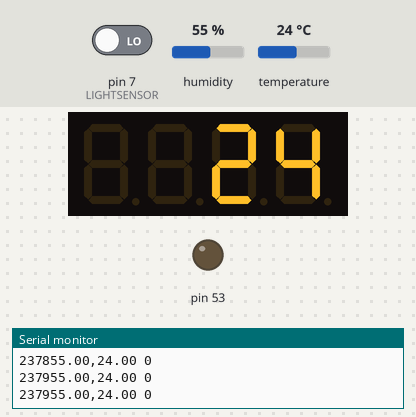
This sketch was run on a simulated Arduino Mega 2560, built with avr-gcc and run on an emulated ATmega2560. Shown: 4-digit seven-segment display, output pins drawn as LEDs (lit = HIGH), the last lines printed to the serial monitor. The inputs (shaded band) are chosen by the test bench; at power-on: temperature 24 °C, pin 7 (LIGHTSENSOR) LOW, humidity 55 %. The local clock reads 2024-03-15 10:24:30 at power-on unless the sketch sets it; storage starts empty.

Above: at 1.9 s.
2.0 s: temperature set to 12 °C
At 3.3 s:
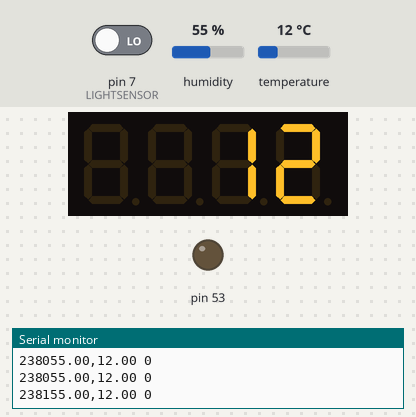
3.6 s: temperature set to 19 °C
At 5.0 s:
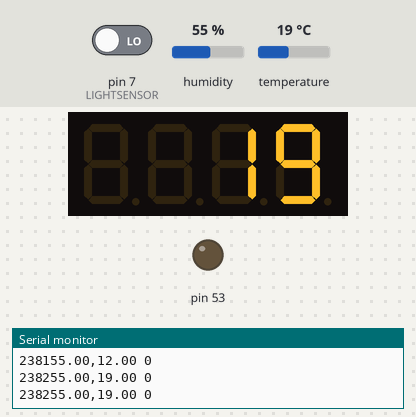
5.7 s: temperature set to 28 °C
At 6.7 s:
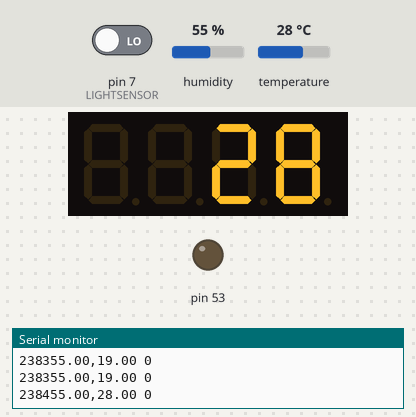
Timing chart, 0 to 8.7 s (numbered marks = the images above; inputs shaded):
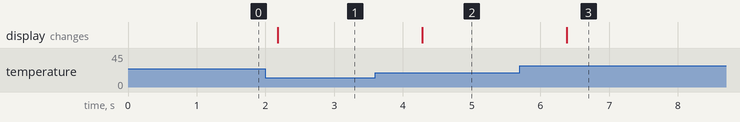

The sketch:

logger.ino
```cpp
#include <Wire.h>
#include "RTClib.h"
#include <Adafruit_Sensor.h>
#include <DHT.h>
#include <TM1637Display.h>
#include <SPI.h>
#include <SD.h>

RTC_DS1307 rtc;
#define DHTPIN 6
#define LIGHTSENSOR 7
#define CLK 9
#define DIO 8
#define HUMIDITYSENSOR A0
#define DHTTYPE           DHT22     // DHT 22 (AM2302)
DHT dht(DHTPIN, DHTTYPE);
TM1637Display display(CLK, DIO);
File dataFile;

// On the Ethernet Shield, CS is pin 4. Note that even if it's not
// used as the CS pin, the hardware CS pin (10 on most Arduino boards,
// 53 on the Mega) must be left as an output or the SD library
// functions will not work.
const int chipSelect = 4;

void setup() {
  Serial.begin(57600);

  pinMode(LIGHTSENSOR, INPUT);
  pinMode(SS, OUTPUT);

  dht.begin();

  display.setBrightness(0x0a);
  display.showNumberDec(8888);

  // see if the card is present and can be initialized:
  if (!SD.begin(chipSelect)) {
    Serial.println("Card failed, or not present");
    while (1) ;
  }
  // Open up the file we're going to log to!
  dataFile = SD.open("datalog.txt", FILE_WRITE);
  if (! dataFile) {
    Serial.println("error opening datalog.txt");
    // Wait forever since we cant write data
    while (1) ;
  }

  if (! rtc.begin()) {
    Serial.println("Couldn't find RTC");
    while (1);
  }

  if (! rtc.isrunning()) {
    Serial.println("RTC is NOT running!");
    // following line sets the RTC to the date & time this sketch was compiled
    rtc.adjust(DateTime(F(__DATE__), F(__TIME__)));
    // This line sets the RTC with an explicit date & time, for example to set
    // January 21, 2014 at 3am you would call:
    // rtc.adjust(DateTime(2014, 1, 21, 3, 0, 0));
  }

}

void loop() {
  String dataString = "";
  DateTime now = rtc.now();
  float h = dht.readHumidity();
  float t = dht.readTemperature();
  int LS = digitalRead(LIGHTSENSOR);
  dataString = now.day() + '.' + now.month() + '.' + now.year() + ' ' + now.hour() + ':' + now.minute() + ':' + now.second() + ' ' + String(h) + ',' + String(t) + ' ' + LS;
  Serial.println(dataString);
  display.showNumberDec(int(t + 0.5));

  dataFile.println(dataString);
  // The following line will 'save' the file to the SD card after every
  // line of data - this will use more power and slow down how much data
  // you can read but it's safer!
  // If you want to speed up the system, remove the call to flush() and it
  // will save the file only every 512 bytes - every time a sector on the
  // SD card is filled with data.
  dataFile.flush();

  delay(500);

}
```

Measured:
- after the input at 2.0 s, the display: changes after 0.18 s (image 1)
- after the input at 3.6 s, the display: changes after 0.68 s (image 2)
- after the input at 5.7 s, the display: changes after 0.68 s (image 3)
